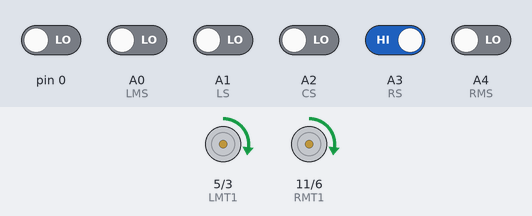
Recording of a sketch running on a simulated Arduino Uno, built with avr-gcc and run on an emulated ATmega328P. Shown: motor-driver pin pairs drawn as motors (green arrow = first pin HIGH = forward, orange = second pin HIGH = backward, longer = more drive). The inputs (shaded band) are chosen by the test bench; at power-on: A3 (RS) HIGH, A0 (LMS), A1 (LS), A2 (CS), A4 (RMS), pin 0 LOW.

Above: at 1.2 s.
1.3 s: pin 0 driven HIGH
4.3 s: A3 (RS) driven LOW
At 4.9 s:
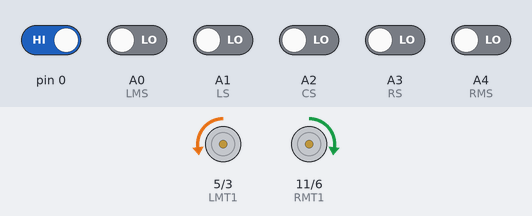
5.8 s: A1 (LS) driven HIGH
At 6.27 s:
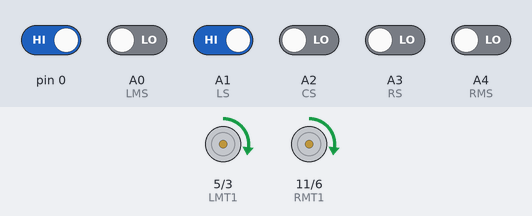
8.8 s: A2 (CS) driven HIGH
11.8 s: A2 (CS) driven LOW
14.8 s: pin 0 driven LOW
Timing chart, 0 to 17.3 s (numbered marks = the images above; inputs shaded):
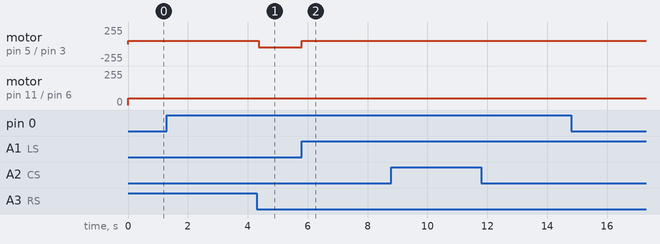

The sketch:

line_tracer_white_and_black_2.ino
```cpp
int LMT1=5,LMT2 =3,RMT1 =11,RMT2 =6;
int LMS=A0,LS=A1,CS=A2,RS=A3,RMS=A4;
int lms,rms,ls,rs,cs,s;
int spd=50 ,turnspd=25;
int s1=12,s2=11;
int s1v,s2v;
void setup()
{
  pinMode(s1,INPUT);
  pinMode(s2,INPUT);
  pinMode(LS,INPUT);
  pinMode(CS,INPUT);
  pinMode(LMS,INPUT);
  pinMode(LS,INPUT);
  pinMode(RMS,INPUT);
  pinMode(LMT1,OUTPUT);
  pinMode(LMT2,OUTPUT);
  pinMode(RMT1,OUTPUT);
  pinMode(RMT2,OUTPUT);
}
void loop()
{
  lms=digitalRead(LMS);
  ls=digitalRead(LS);
  rms=digitalRead(RMS);
  cs=digitalRead(CS);
  rs=digitalRead(RS);
  s1=digitalRead(s1v);
  s2=digitalRead(s2v);
  if(s1==LOW&&s2==LOW)
  {
    fwd();
  delay(50);
  }
  if(lms==HIGH&&rms==HIGH)
  {
    while(1);
    {
      white_line();
    }

  }
else if(s1==LOW&&s2==LOW)
{
fwd();
delay (50);
}
  else if(lms==LOW&&rms==LOW)
  {
    black_line();
  }
}
void fwd()
{
  analogWrite(LMT1,spd);
  analogWrite(LMT2,0);
  analogWrite(RMT1,spd);
  analogWrite(RMT2,0);
}

void right()
{
  analogWrite(LMT1,0);
  analogWrite(LMT2,spd);
  analogWrite(RMT1,spd);
  analogWrite(RMT2,0);
}

void left()
{
  analogWrite(LMT1,spd);
  analogWrite(LMT2,0);
  analogWrite(RMT1,0);
  analogWrite(RMT2,spd);
}
void slowright()
{
  analogWrite(LMT1,spd);
  analogWrite(LMT2,0);
  analogWrite(RMT1,turnspd);
  analogWrite(RMT2,0);
}
void slowleft()
{
  analogWrite(LMT1,spd);
  analogWrite(LMT2,0);
  analogWrite(RMT1,turnspd);
  analogWrite(RMT2,0);
}
void stopright()
{
  analogWrite(LMT1, spd);
  analogWrite(LMT2, 0);
  analogWrite(RMT1, 0);
  analogWrite(RMT2, 0);
}
void stopleft()
{
  analogWrite(LMT1, 0);
  analogWrite(LMT2, 0);
  analogWrite(RMT1, spd);
  analogWrite(RMT2, 0);
}
void stp()
{
  analogWrite(LMT1, 0);
  analogWrite(LMT2, 0);
  analogWrite(RMT1, 0);
  analogWrite(RMT2, 0);
}
void white_line()
{
    lms=digitalRead(LMS);
  ls=digitalRead(LS);
  rms=digitalRead(RMS);
  cs=digitalRead(CS);
  rs=digitalRead(RS);
  s1=digitalRead(s1v);
  s2=digitalRead(s2v);
  if (lms==HIGH&&rms==HIGH)
  {
    fwd();
    delay (50);
    if (ls==HIGH&&cs==HIGH&&rs==HIGH)
    {
      while(s==1)
      {
        right();
        ls=digitalRead(LS);
        cs=digitalRead(CS);
        rs=digitalRead(RS);
        if(rs==LOW || cs==LOW || ls==LOW)
        {
          s=0;
        }
      }
      s=1;


    }

    else if(ls==LOW&&cs==HIGH&&rs==LOW)
    {
      right();
    }
    else if(ls==HIGH&&cs==LOW&&rs==HIGH)
    {
      fwd();
    }
    else if(ls==HIGH&&cs==LOW&&rs==LOW)
    {
      slowright();
    }
    else if(ls==LOW&&cs==LOW&&rs==HIGH)
    {
      slowleft();
    }

    else if(ls==LOW&&cs==LOW&&rs==LOW)
    {
      right();

    }
    else if(ls==LOW&&cs==HIGH&&rs==HIGH)
    {
      stopleft();
    }
    else if(ls==HIGH&&cs==HIGH&&rs==LOW)
    {
      stopright();
    }
  }
  else if (lms==LOW&&rms==HIGH)
  {
    fwd();
    delay(100);
    stp();
    ls=digitalRead(LS);
    cs=digitalRead(CS);
    rs=digitalRead(RS);
    if(rs==LOW || cs==LOW || ls==LOW)
    {
      fwd();
    }
    else
    {
      while(s==1)
      {
        left();
        ls=digitalRead(LS);
        cs=digitalRead(CS);
        rs=digitalRead(RS);
        if(rs==LOW || cs==LOW || ls==LOW)
        {
          s=0;
        }
      }
      s=1;

    }
  }
  else if (lms==HIGH&&rms==LOW)
  {
    while(s==1)
    {
      right();
      ls=digitalRead(LS);
      cs=digitalRead(CS);
      rs=digitalRead(RS);
      if(rs==LOW || cs==LOW || ls==LOW)
      {
        s=0;
      }
    }
    s=1;
  }
  else if (lms==LOW&&rms==LOW)
  {
    while(s==1)
    {
      right();
      ls=digitalRead(LS);
      cs=digitalRead(CS);
      rs=digitalRead(RS);
      if(rs==LOW || cs==LOW || ls==LOW)
      {
        s=0;
      }
    }
    s=1;
  }
}
void black_line()
{
    lms=digitalRead(LMS);
  ls=digitalRead(LS);
  rms=digitalRead(RMS);
  cs=digitalRead(CS);
  rs=digitalRead(RS);
  s1=digitalRead(s1v);
  s2=digitalRead(s2v);
  if (lms==LOW&&rms==LOW)
  {
    fwd();
    delay(50);

    if (ls==LOW&&cs==LOW&&rs==LOW)
    {
      while(s==0)
      {
        right();
        ls=digitalRead(LS);
        cs=digitalRead(CS);
        rs=digitalRead(RS);
        if(rs==HIGH || cs==HIGH || ls==HIGH)
        {
          s=1;
        }
      }
      s=0;


    }

    else if(ls==HIGH&&cs==LOW&&rs==HIGH)
    {
      right();
    }
    else if(ls==LOW&&cs==HIGH&&rs==LOW)
    {
      fwd();
    }
    else if(ls==LOW&&cs==HIGH&&rs==HIGH)
    {
      slowright();
    }
    else if(ls==HIGH&&cs==HIGH&&rs==LOW)
    {
      slowleft();
    }

    else if(ls==HIGH&&cs==HIGH&&rs==HIGH)
    {
      right();

    }
    else if(ls==HIGH&&cs==LOW&&rs==LOW)
    {
      stopleft();
    }
    else if(ls==LOW&&cs==LOW&&rs==HIGH)
    {
      stopright();
    }
  }
  else if (lms==HIGH&&rms==LOW)
  {
    fwd();
    delay(100);
    stp();
    ls=digitalRead(LS);
    cs=digitalRead(CS);
    rs=digitalRead(RS);
    if(rs==HIGH || cs==HIGH || ls==HIGH)
    {
      fwd();
    }
    else
    {
      while(s==0)
      {
        left();
        ls=digitalRead(LS);
        cs=digitalRead(CS);
        rs=digitalRead(RS);
        if(rs==HIGH || cs==HIGH || ls==HIGH)
        {
          s=1;
        }
      }
      s=0;
    }
    }

  else if (lms==LOW&&rms==HIGH)
  {
    while(s==0)
    {
      right();
      ls=digitalRead(LS);
      cs=digitalRead(CS);
      rs=digitalRead(RS);
      if(rs==HIGH || cs==HIGH || ls==HIGH)
      {
        s=1;
      }
    }
    s=0;
  }
  else if (lms==HIGH&&rms==HIGH)
  {
    while(s==0)
    {
      right();
      ls=digitalRead(LS);
      cs=digitalRead(CS);
      rs=digitalRead(RS);
      if(rs==HIGH || cs==HIGH || ls==HIGH)
      {
        s=1;
      }
    }
    s=0;
  }
}
```

Measured:
- after the input at 4.3 s, motor on pin 5 (LMT1) / pin 3 (LMT2): forward 50/255 → backward 50/255 after 0.06 s
- after the input at 5.8 s, motor on pin 5 (LMT1) / pin 3 (LMT2): backward 50/255 → forward 50/255 at once
